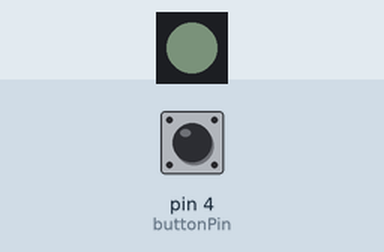
Recording of a sketch running on a simulated Arduino Uno, built with avr-gcc and run on an emulated ATmega328P. On the bench: 1 RGB LEDs in strip order, left to right. The test bench sets the inputs (shaded band); at power-on: pin 4 (buttonPin) HIGH. Dim RGB values are drawn brighter than linear; random numbers use the default seed unless the sketch sets one.

Above: at 4.3 s.
4.4 s: pin 4 (buttonPin) pulled LOW for 0.15 s
At 4.9 s:
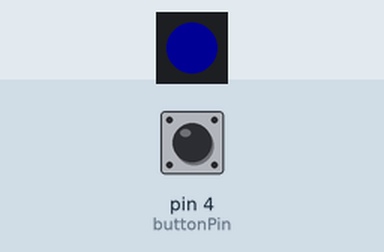
7.5 s: pin 4 (buttonPin) pulled LOW for 3.2 s
At 13.55 s:
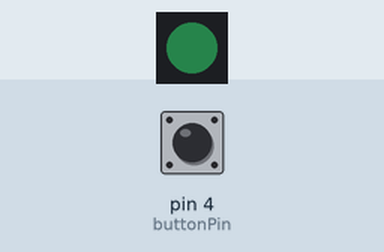
13.7 s: pin 4 (buttonPin) pulled LOW for 1 s
At 14.4 s:
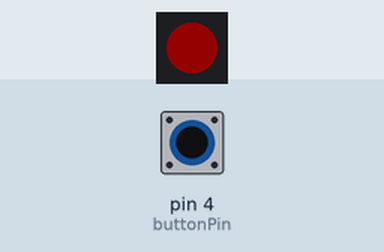
17.7 s: pin 4 (buttonPin) pulled LOW for 1 s
At 20.6 s:
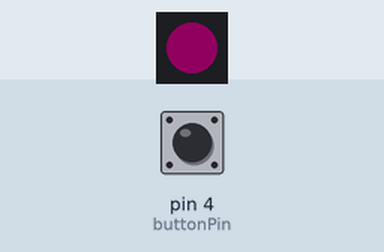
Timing chart, 0 to 32.2 s (numbered marks = the images above; inputs shaded):
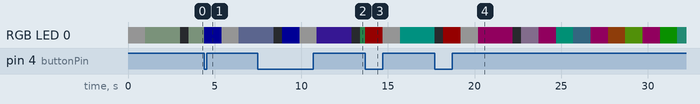

Measured:
- after the input at 4.4 s, RGB LED 0: RGB(15, 18, 15) → RGB(0, 0, 20) at once, → RGB(20, 20, 20) 1.0 s later, → RGB(9, 10, 14) 1.0 s later

The sketch:

LEDMemoryGame.ino
```cpp
#include <Adafruit_NeoPixel.h>

//Define our button and led pins, set up initial game difficulty.
const int buttonPin = 4;
const int ledPin = 5;
int difficulty = 3;

/*If start is 0, run initial cycle which is to show white for a moment, the new random color and then blank.
0 is then set to 1 and the game will cycle through random colors, correctColorNum is a randomly generated number
between 0 and difficulty, it is used as reference of when to show the correct, initial color.
correctColor is just incremented after each led cycle and is compared to correctColorNum, if its value is less, show random color otherwise show init(correct) color */

int start = 0;
int correctColor = 0;
int correctColorNum = 0;

//Initialise NeoPixel composing of a single LED and connected to our previously defined ledPin.
Adafruit_NeoPixel led = Adafruit_NeoPixel(1, ledPin, NEO_GRB + NEO_KHZ800);

//Define our NeoPixel Colors
const uint32_t white = Adafruit_NeoPixel::Color(255, 255, 255);
const uint32_t correctAnswer = Adafruit_NeoPixel::Color(0, 0, 255);
const uint32_t wrongAnswer = Adafruit_NeoPixel::Color(255, 0, 0);
uint32_t startColor;
uint32_t currColor;

unsigned long previousMillis = 0;
long speed = 1000;

void setup() {
  pinMode(buttonPin, INPUT_PULLUP);
  //randomSeed used to generate random color RGB values.
  randomSeed(analogRead(0));
  led.begin();
  led.setBrightness(20);
}

void checkPress(){
  if (correctColor == 0){
        //Correct color:
        //Display the correctAnswer color.
        led.fill(correctAnswer, 0, 1);
        //Decrease speed between led cycle with each correct press.
        speed -= 25;
        //Increase difficulty which increases the range of the correct color being displayed.
        difficulty < 16 ? difficulty += 2 : difficulty = difficulty;
        previousMillis = 0;

      }
      else{
        //Incorrect color:
        //Display wrongAnswer color.
        led.fill(wrongAnswer, 0, 1);
        //Reset speed to 1000(ms);
        speed = 1000;
        //Reset difficulty to 3.
        difficulty = 3;
      }
      //Display correct or wrong color, delay for 1000(ms) and set start to 0 which starts the next loop of colors based on previously set variables.
      led.show();
      delay(1000);
      //Reset game
      start = 0;
}

void cycleLED(){
  //CorrectColorNum is a randomly generated number between 0 and difficulty int.
      //correctColor is a variable we use to increment, if it less than CorrectColorNum, show a random color.
      if(correctColor < correctColorNum){
        led.fill(currColor, 0, 1);
        led.show();
        correctColor++;
      }
      else{
        //This would be displaying the "startColor" which is the color initially displayed and the color that the player is attempting to identify.
        //Assign correctColor to 0 as this is the startColor and we can use this to compare button press.
        led.fill(startColor, 0, 1);
        led.show();
        correctColor = 0;
        }

}

void gameInit(){
  startColor = Adafruit_NeoPixel::Color(random(0, 255), random(0, 255), random(0, 255));
  led.fill(white, 0, 1);
  led.show();
  delay(1000);
  led.fill(startColor, 0, 1);
  led.show();
  delay(2000);
  led.clear();
  led.show();
  delay(500);
  //Random color starts.
  correctColorNum = random(0, difficulty);
  start = 1;
}


void loop() {
  //Assign current milliseconds
  unsigned long currentMillis = millis();

  //Generate a random color
  currColor = Adafruit_NeoPixel::Color(random(0, 255), random(0, 255), random(0, 255));

  //Read button pin
  int button = digitalRead(buttonPin);

  //Button pressed, check if its the right color
  if(button == LOW){
    checkPress();
  }

  if(start == 0){
    //Game init, assign the start color, fill with white, then start color, then blank, set game to start.
    gameInit();
  }
    else{
      //If duration has passed, cycle led color.
      if(currentMillis - previousMillis >= speed){
        previousMillis = currentMillis;
        cycleLED();
    }
  }
}
```
